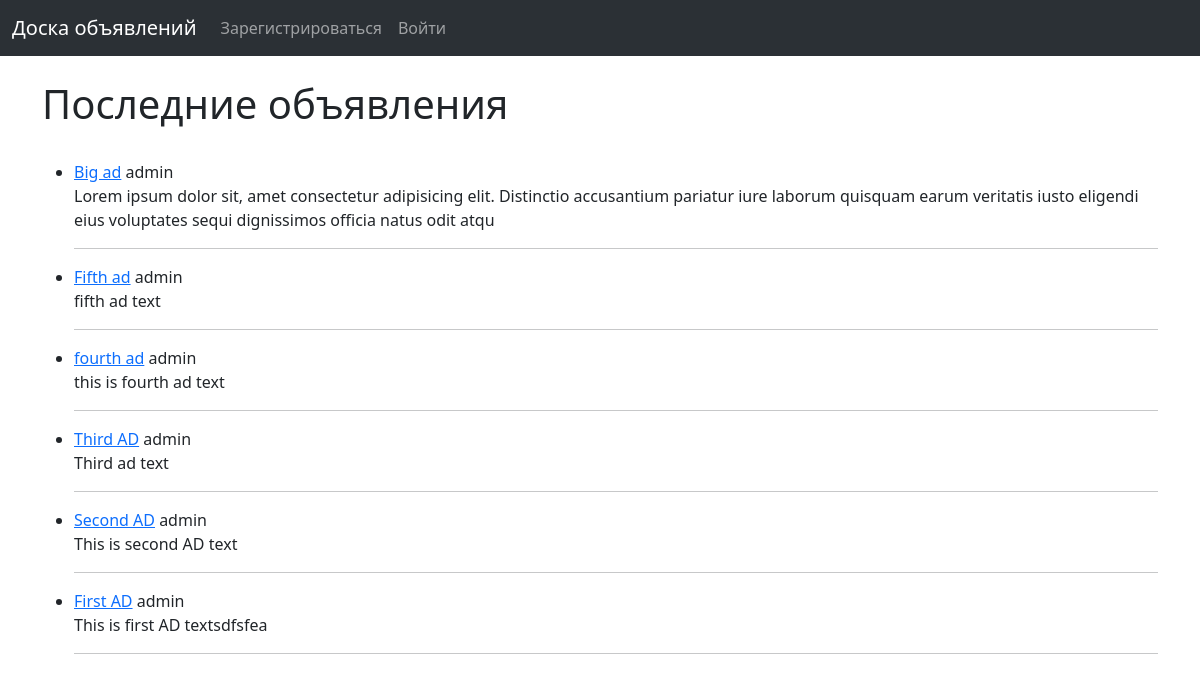
/, run on an earlier commit of the app's database.
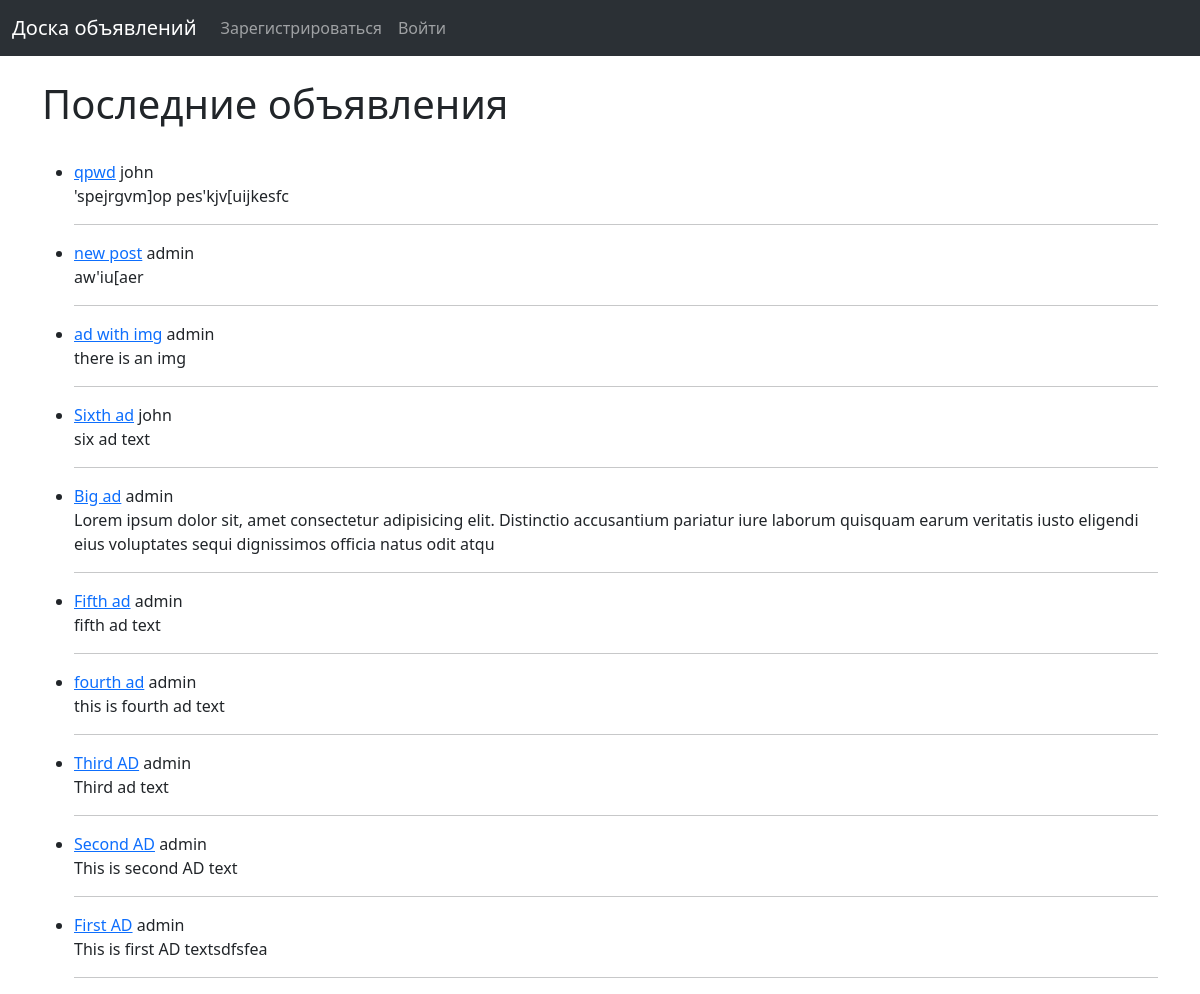
And on a later commit of the database.
### board/models.py (models this page shows, shortened)
class Announcement(models.Model):
    title = models.CharField("Заголовок", max_length=255)
    title_tag = models.CharField("Тэг заголовка", max_length=255)
    author = models.ForeignKey(User, on_delete=models.CASCADE, verbose_name="Автор")
    publication_datetime = models.DateTimeField("Дата публикации", auto_now_add=True)
    text = RichTextField("Текст", blank=True, null=True)
    image = models.ImageField("Картинка", null=True, blank=True, upload_to="images/")
    category = models.ManyToManyField(Category, verbose_name="Категория")

### board/views.py (the view)
# urls.py: path("", BoardView.as_view(), name="board"),
class BoardView(ListView):
    model = Announcement
    template_name = "board.html"
    ordering = ["-id"]

### board/templates/board.html (shortened to what this page needs)
{% extends 'base.html' %}
{% block content %}
<br/>
<h1>Последние объявления</h1>
<br/>
<ul>
{% for announcement in object_list %}
    <li>
        <a href='{% url 'announcement_details' announcement.pk %}'>{{announcement.title}}</a>
        {{announcement.author}}
        <br/>
        {{announcement.text|slice:":200"|safe}}
        <hr>
    </li>
{% endfor %}
{% endblock %}

### board/templates/base.html (shortened to what this page needs)
<doctype html>
<html lang="en">
<head>
  <link href="https://cdn.jsdelivr.net/npm/bootstrap@5.3.0/dist/css/bootstrap.min.css" rel="stylesheet"
>
</head>
<body>
  <nav class="navbar navbar-expand-lg bg-body-tertiary" data-bs-theme="dark">
    <div class="container-fluid">
      <a class="navbar-brand" href="{% url 'board' %}">Доска объявлений</a>
      <div class="collapse navbar-collapse" id="navbarSupportedContent">
        <ul class="navbar-nav me-auto mb-2 mb-lg-0">
          {% if user.is_authenticated %}
            <li class="nav-item">
              <a class="nav-link" href="{% url 'add_announcement' %}">Разместить объявление</a>
            </li>
            <li class="nav-item">
              <a class="nav-link" href="{% url 'edit_profile' %}">Изменить профиль</a>
            </li>
            <li class="nav-item">
              <a class="nav-link" href="{% url 'logout' %}">Выйти</a>
            </li>
          {% else %}
            <li class="nav-item">
              <a class="nav-link" href="{% url 'register' %}">Зарегистрироваться</a>
            </li>
            <li class="nav-item">
              <a class="nav-link" href="{% url 'login' %}">Войти</a>
            </li>
          {% endif %}
        </ul>
      </div>
    </div>
  </nav>
  <div class='container'>
    {% block content %}
    {% endblock %}
  </div>
</body>
</html>

What changed in the data, as far as the page shows it:
added Announcement: title "qpwd", author "john", text "'spejrgvm]op pes'kjv[uijkesfc"
added Announcement: title "new post", author "admin", text "aw'iu[aer"
added Announcement: title "ad with img", author "admin", text "there is an img"
added Announcement: title "Sixth ad", author "john", text "six ad text"
